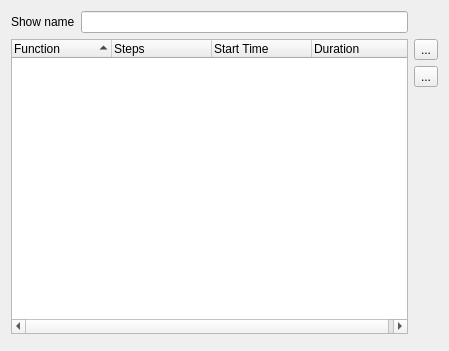
<?xml version="1.0" encoding="UTF-8"?>
<ui version="4.0">
 <author>Massimo Callegari</author>
 <comment>
  Q Light Controller Plus
  showeditor.ui

  Copyright (c) 2015 Massimo Callegari

  Licensed under the Apache License, Version 2.0 (the "License");
  you may not use this file except in compliance with the License.
  You may obtain a copy of the License at

      http://www.apache.org/licenses/LICENSE-2.0.txt

  Unless required by applicable law or agreed to in writing, software
  distributed under the License is distributed on an "AS IS" BASIS,
  WITHOUT WARRANTIES OR CONDITIONS OF ANY KIND, either express or implied.
  See the License for the specific language governing permissions and
  limitations under the License.
 </comment>
 <class>ShowEditor</class>
 <widget class="QWidget" name="ShowEditor">
  <property name="geometry">
   <rect>
    <x>0</x>
    <y>0</y>
    <width>449</width>
    <height>351</height>
   </rect>
  </property>
  <property name="windowTitle">
   <string>Show editor</string>
  </property>
  <layout class="QGridLayout" name="gridLayout">
   <item row="0" column="0">
    <widget class="QLabel" name="m_nameLabel">
     <property name="sizePolicy">
      <sizepolicy hsizetype="Maximum" vsizetype="Preferred">
       <horstretch>0</horstretch>
       <verstretch>0</verstretch>
      </sizepolicy>
     </property>
     <property name="text">
      <string>Show name</string>
     </property>
    </widget>
   </item>
   <item row="0" column="1">
    <widget class="QLineEdit" name="m_nameEdit">
     <property name="toolTip">
      <string>Name of the function being edited</string>
     </property>
    </widget>
   </item>
   <item row="1" column="0" rowspan="3" colspan="2">
    <widget class="QTreeWidget" name="m_tree">
     <property name="rootIsDecorated">
      <bool>false</bool>
     </property>
     <property name="itemsExpandable">
      <bool>false</bool>
     </property>
     <property name="sortingEnabled">
      <bool>true</bool>
     </property>
     <property name="allColumnsShowFocus">
      <bool>true</bool>
     </property>
     <column>
      <property name="text">
       <string>Function</string>
      </property>
     </column>
     <column>
      <property name="text">
       <string>Steps</string>
      </property>
      <property name="textAlignment">
       <set>AlignLeft|AlignVCenter</set>
      </property>
     </column>
     <column>
      <property name="text">
       <string>Start Time</string>
      </property>
      <property name="textAlignment">
       <set>AlignLeft|AlignVCenter</set>
      </property>
     </column>
     <column>
      <property name="text">
       <string>Duration</string>
      </property>
      <property name="textAlignment">
       <set>AlignLeft|AlignVCenter</set>
      </property>
     </column>
    </widget>
   </item>
   <item row="1" column="2">
    <widget class="QToolButton" name="m_add">
     <property name="toolTip">
      <string>Add function(s) to the collection</string>
     </property>
     <property name="text">
      <string notr="true">...</string>
     </property>
     <property name="icon">
      <iconset resource="qlcui.qrc">
       <normaloff>:/edit_add.png</normaloff>:/edit_add.png</iconset>
     </property>
     <property name="iconSize">
      <size>
       <width>32</width>
       <height>32</height>
      </size>
     </property>
    </widget>
   </item>
   <item row="2" column="2">
    <widget class="QToolButton" name="m_remove">
     <property name="toolTip">
      <string>Remove the selected function</string>
     </property>
     <property name="text">
      <string notr="true">...</string>
     </property>
     <property name="icon">
      <iconset resource="qlcui.qrc">
       <normaloff>:/edit_remove.png</normaloff>:/edit_remove.png</iconset>
     </property>
     <property name="iconSize">
      <size>
       <width>32</width>
       <height>32</height>
      </size>
     </property>
    </widget>
   </item>
   <item row="3" column="2">
    <spacer>
     <property name="orientation">
      <enum>Qt::Vertical</enum>
     </property>
     <property name="sizeHint" stdset="0">
      <size>
       <width>20</width>
       <height>40</height>
      </size>
     </property>
    </spacer>
   </item>
   <item row="4" column="0" colspan="3">
    <widget class="QWidget" name="m_mtcMonitorContainer" native="true">
     <property name="sizePolicy">
      <sizepolicy hsizetype="Expanding" vsizetype="Maximum">
       <horstretch>0</horstretch>
       <verstretch>0</verstretch>
      </sizepolicy>
     </property>
    </widget>
   </item>
  </layout>
 </widget>
 <resources>
  <include location="../qlcui.qrc"/>
 </resources>
 <connections/>
</ui>
